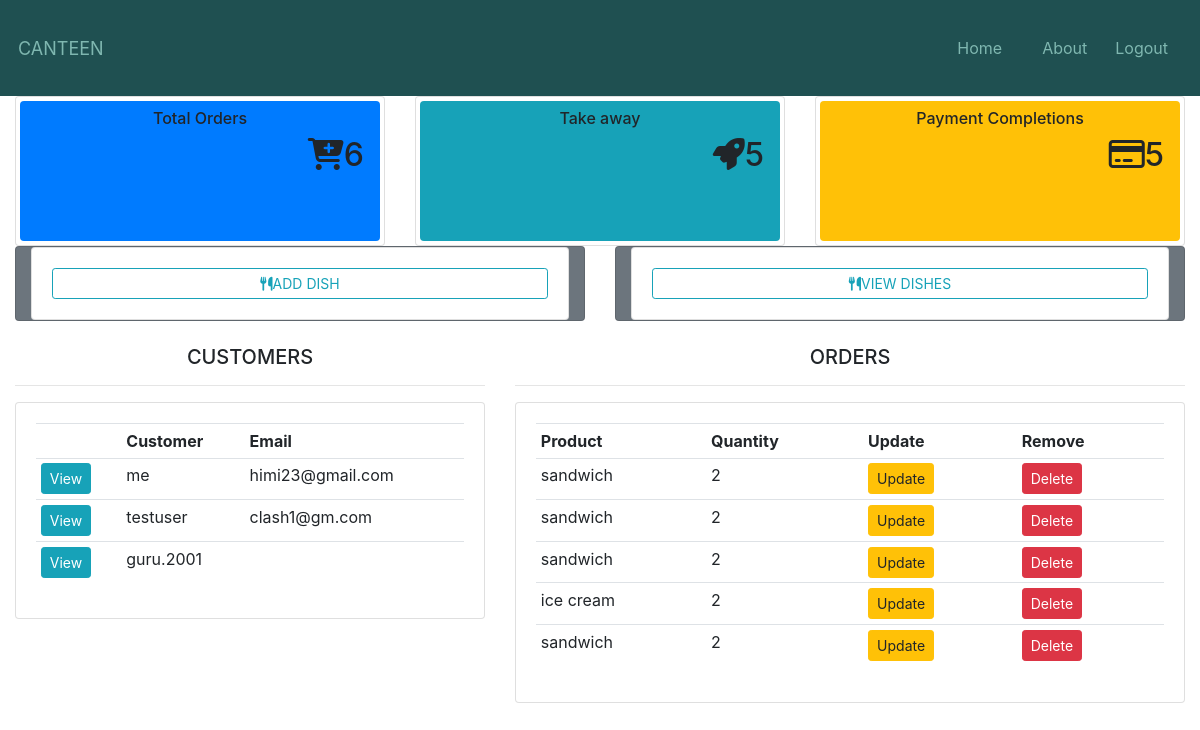
/dashboard/ (signed in), run on an earlier commit of the app's database.
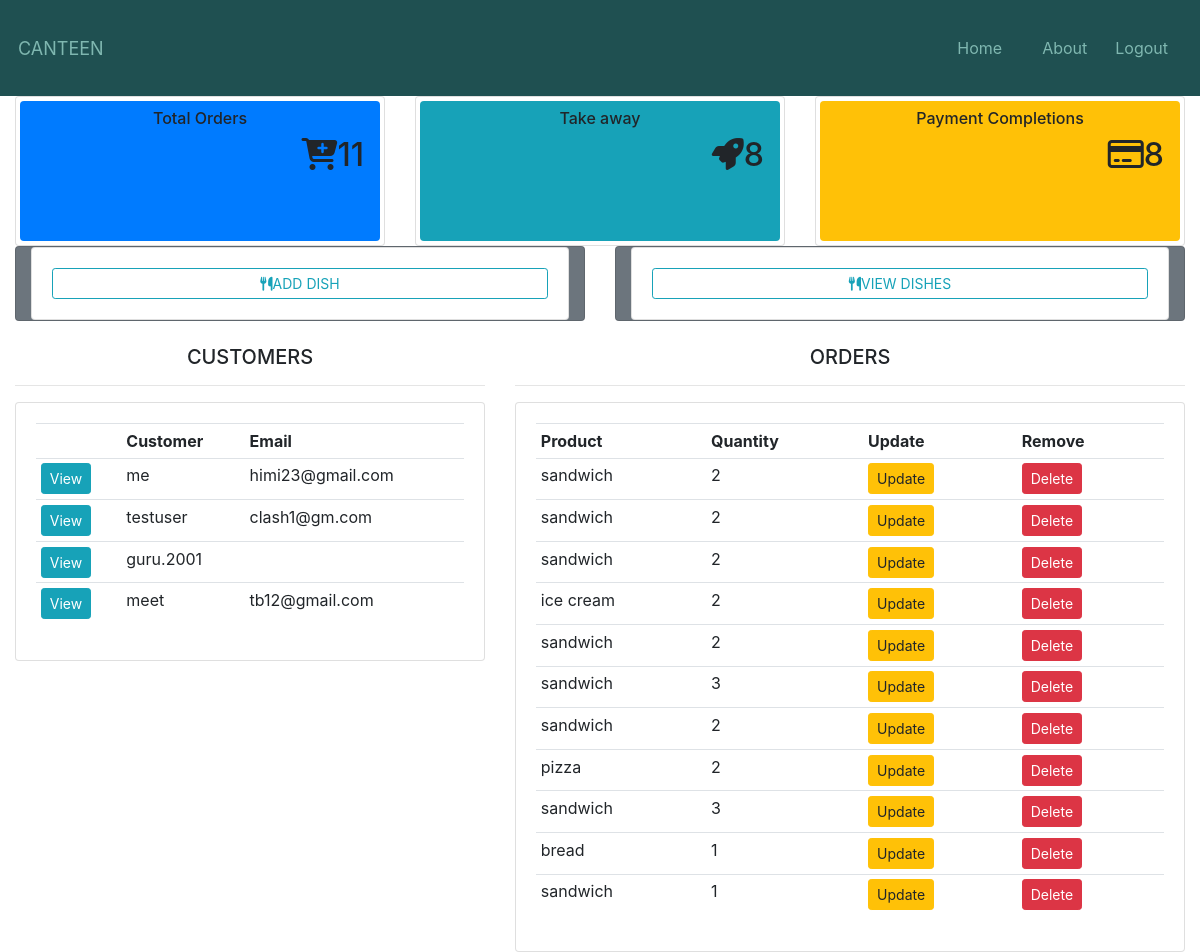
And on a later commit of the database.
### account/models.py (models this page shows, shortened)
class Customer(models.Model):
    user=models.OneToOneField(User,on_delete=models.CASCADE)
    name=models.CharField(max_length=200)
    email=models.EmailField(max_length=100)

### ordering/models.py (models this page shows, shortened)
class cart(models.Model):
    user=models.ForeignKey(Customer,on_delete=models.SET_NULL,null=True,blank=True)
    product=models.ForeignKey(Product,on_delete=models.SET_NULL,null=True,blank=True)
    quantity=models.IntegerField(default=1)
    complete=models.BooleanField(default=False)
    def __str__(self):
        return self.product.name

class Product(models.Model):
    options=(("Breakfast","Breakfast"),
    ("Lunch","Lunch"),
    ("Todayspl","Todayspl"),)
    name=models.CharField(max_length=100)
    price=models.DecimalField(max_digits=7,decimal_places=2)
    category=models.CharField(max_length=10,choices=options)
    description=models.TextField(max_length=500)
    image=models.ImageField(null=True,blank=True)

### ordering/decorators.py (the view)
    def wrapper_func(request, *args, **kwargs):
        if not request.user.is_staff:
            return redirect('menu')
        else:
            return view_func(request, *args, **kwargs)

### ordering/models.py (called while the page is built)
    def __str__(self):
        return self.customer.name

### ordering/views.py (called while the page is built)
@admin_only
def Dashboard(request):
    orders_info=order_info.objects.all()
    print(orders_info)
    carts=cart.objects.all()
    print(carts)
    products=Product.objects.all()
    customers=Customer.objects.all()
    total_customer=customers.count()
    total_order=orders_info.count()
    take_away=orders_info.filter(take_away="True").count()
    payment=orders_info.filter(complete="True").count()
    context={"orders_info":orders_info, "carts":carts, "products":products , "customers":customers , "total_customer":total_customer, "total_order":total_order , "take_away":take_away , "payment":payment }
    return render(request,"ordering/dashboard.html",context)

### ordering/templates/ordering/dashboard.html (shortened to what this page needs)
{% extends "account/base.html" %}
{% load static %}
{% block content %}
<div class="col" class="container">
    <div class="row">
        <div class="col-md-4 col-xl-4">
            <div class="card bg-c-blue order-card">
                <div id="b" style="height: 140px;" class="card-block rounded m-1 bg-primary">
                    <h6 class="m-b-20  text-center my-2 border-end border-info">Total Orders</h6>
                    <h2 style="margin-right: 1rem;" class="text-right "><i class="fa fa-cart-plus f-left "></i><span>{{total_order}}</span></h2>
                </div>
            </div>
        </div>
        <div class="col-md-4 col-xl-4">
            <div class="card bg-c-green order-card">
                <div style="height: 140px;" class="card-block rounded m-1 bg-info">
                    <h6 class="m-b-20 text-center my-2 border-end ">Take away</h6>
                    <h2 style="margin-right: 1rem;" class="text-right "><i class="fa fa-rocket f-left"></i><span>{{take_away}}</span></h2>
                </div>
            </div>
        </div>
        <div class="col-md-4 col-xl-4">
            <div class="card bg-c-pink order-card">
                <div style="height: 140px;" class="card-block rounded m-1 bg-warning">
                    <h6 class="m-b-20 text-center my-2 border-end ">Payment Completions</h6>
                    <h2 style="margin-right: 1rem;"  class="text-right r"><i class="fa fa-credit-card f-left"></i><span>{{payment}}</span></h2>
                </div>
            </div>
        </div>
    </div>
<div class="row">
    <div class="col-sm-6 text-center">
        <div class="card bg-secondary col-md">
            <div class=" card card-body">
            <a href="{% url 'add_product' %}" class="btn btn-sm btn-outline-info"><i class="fa fa-cutlery f-left"></i>ADD DISH</a>
            </div>
        </div>
    </div>
    <div class="col-sm-6 text-center">
        <div class="card bg-secondary col-md">
            <div class=" card card-body">
                <a href="{% url 'view_product' %}" class="btn btn-sm btn-outline-info"><i class="fa fa-cutlery f-left"></i>VIEW DISHES</a>
            </div>
        </div>
    </div>
</div>
<br>
<div class="row">
    <div class="col-md-5">
        <h5 style="text-align: center;">CUSTOMERS</h5>
        <hr>
        <div class="card card-body">
            <table class="table table-sm">
                <tr>
                    <th></th>
                    <th>Customer</th>
                    <th>Email</th>
                </tr>
                {% for customer in customers %}
                <tr>
                    <td><a href="{% url 'customer' customer.id %}" class="btn btn-sm btn-info  ">View</a></td>
                    <td>{{customer.name}}</td>
                    <td>{{customer.email}}</td>
                </tr>
                {% endfor %}
            </table>
        </div>
    </div>
    <div class="col-md-7">
        <h5 style="text-align: center;">ORDERS</h5>
        <hr>
        <div class="card card-body">
            <table class="table table-sm">
                <tr>
                    <th>Product</th>
                    <th>Quantity</th>
                    <th>Update</th>
                    <th>Remove</th>
                </tr>
                {% for order in orders_info  %}
                {%for cart in order.products.all %}
                <tr>
                    <td>{{cart.product.name}}</td>
                    <td>{{cart.quantity}}</td>
                    <td><a class="btn btn-sm btn-warning" href="{% url 'update_order' cart.id %}">Update</a></td>
                    <td><a class="btn btn-sm btn-danger" href="{% url 'delete_order' order.id cart.id %}">Delete</a></td>
                </tr>
                {% endfor %}
                {% endfor %}
            </table>
        </div>
    </div>
</div>
{% endblock %}

What changed in the data, as far as the page shows it:
added Customer: name "meet", email "tb12@gmail.com"
added cart: product.name "sandwich", quantity "3"
added cart: product.name "sandwich", quantity "2"
added cart: product.name "pizza", quantity "2"
added cart: product.name "sandwich", quantity "3"
added cart: product.name "bread", quantity "1"
added cart: product.name "sandwich", quantity "1"
Also different on the page:
{{ total_order }}: "6" → "11"
{{ take_away }}: "5" → "8"
{{ payment }}: "5" → "8"
